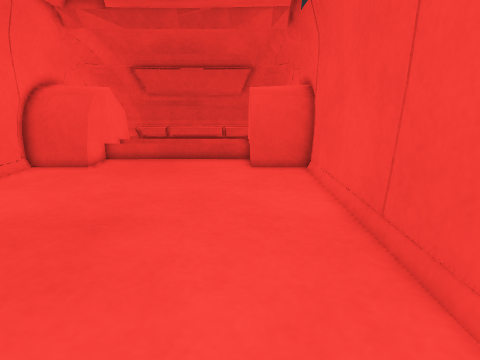
[1] (above)

13 first-person views from a walk through a robot-simulator world made for Gazebo. The camera is 0.36 m above the floor, tilts 14° down and sees 75° across. The floor is counted in squares, 0.1 m on a side. Each view is taken from the middle of a square. On the plan, view 1 faces up. The plan holds only what a view shows up to about 20 squares ahead; the rest is blank. The place goes on beyond the plan.

[2]
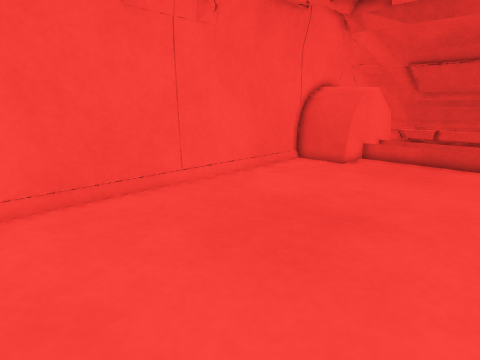

[3]
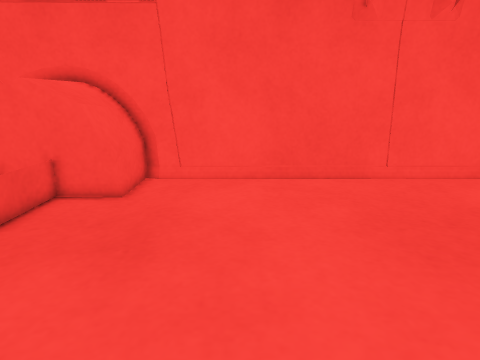

[4]
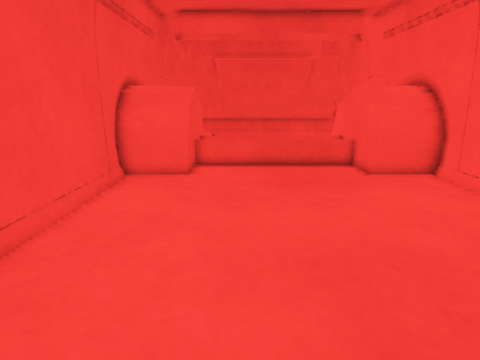

[5]
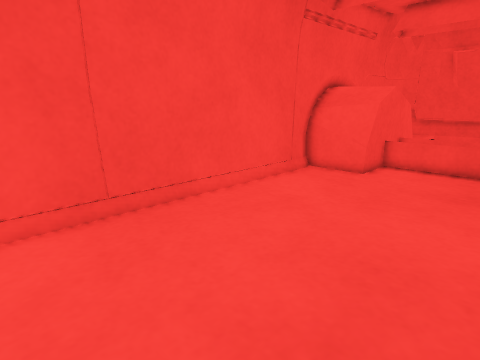

[6]
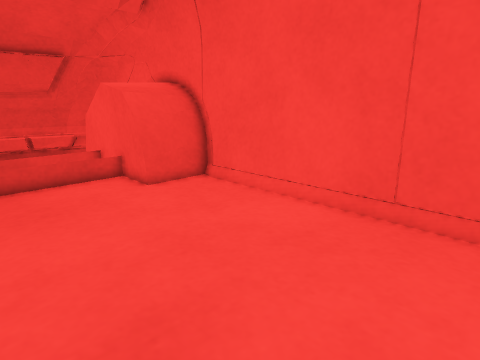

[7]
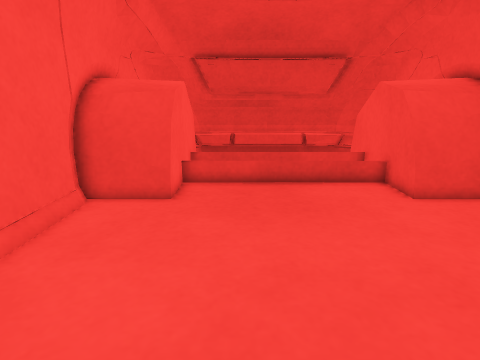

[8]
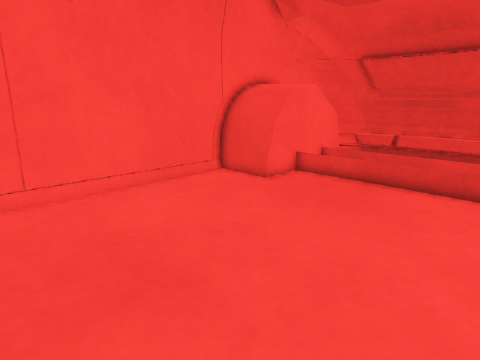

[9]
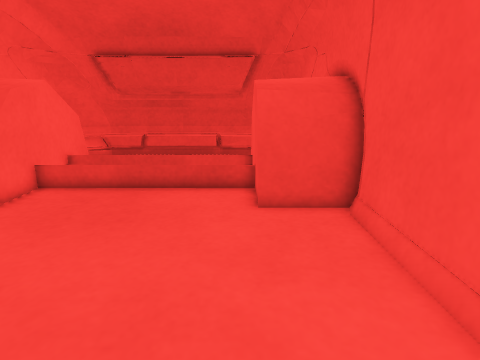

[10]
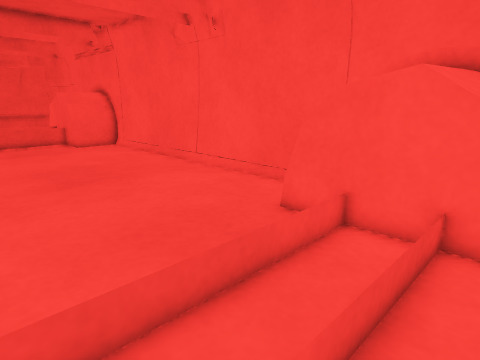

[11]
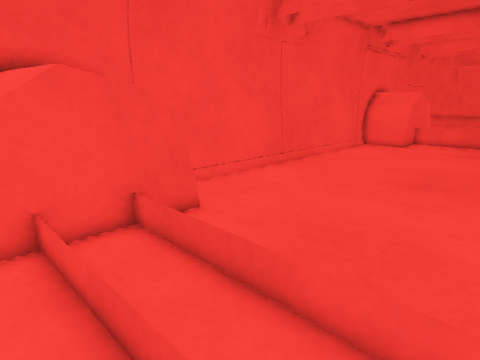

[12]
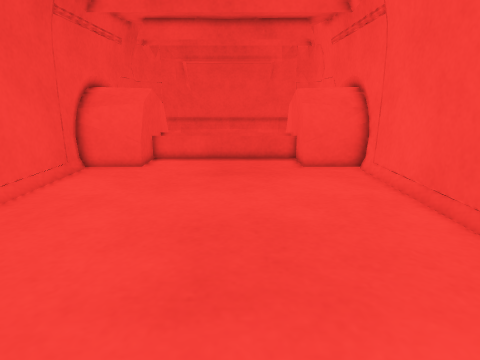

[13]
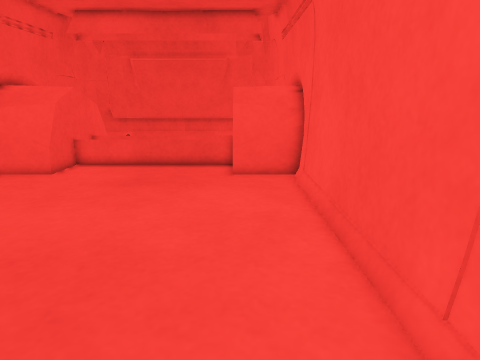

### Floor plan
Key: @ floor where view 1 was taken; # wall or solid block; . floor; = window, fence, low wall or low ledge.
Columns run from 12 left of view 1 to 4 right of it. Each row starts with its distance up from view 1.
 27  ###############
 26  ##            #
 25  # =         = #
 24  ##=.... ....=##
 23    #.........#
 22    #.........#
 21    #.........#
 20    #====.====#
 19   ##.........##
 18  ##=.........=##
 17 #   .........   #
 16 #...............#
 15 #...............#
 14 #...............#
 13 #...............#
 12 #...............#
 11 #...............#
 10 #...............#
  9 #...............#
  8 #...............#
  7 #...............#
  6 #...............#
  5 #...............#
  4 #...............#
  3 #...............#
  2 #...............#
  1 #...............#
  0 #...........@...#
 -1 #...............#
 -2 #...............#
 -3 #...............#
 -4 #===.........===#
 -5 ####.........####
 -6    #=========#
 -7    #         #
 -8    #=========#

Positions as (right, up) in squares from view 1, and headings:
1: (0, 0), facing up
2: (0, 0), facing up-left
3: (3, 1), facing left
4: (-2, 12), facing down
5: (-6, 12), facing down-right
6: (-6, 5), facing up-right
7: (-6, 6), facing up
8: (1, 6), facing up-left
9: (0, 7), facing up
10: (0, 24), facing down-left
11: (-8, 24), facing down-right
12: (-5, 14), facing down
13: (-9, 12), facing down
